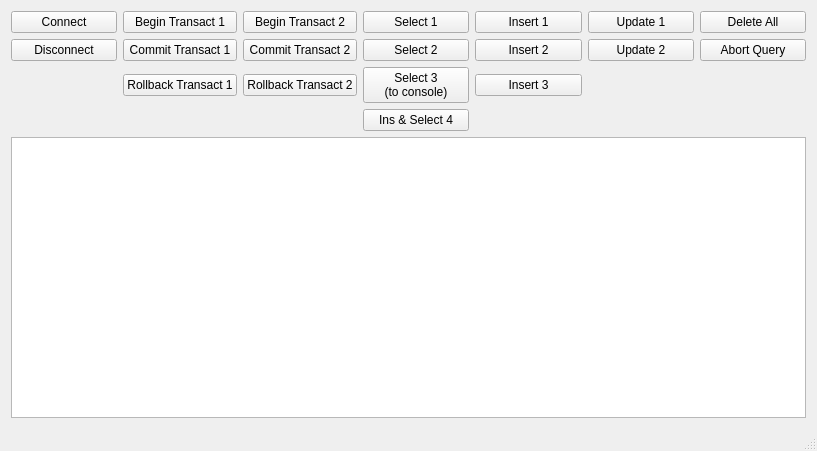
<?xml version="1.0" encoding="UTF-8"?>
<ui version="4.0">
 <class>MainWindow</class>
 <widget class="QMainWindow" name="MainWindow">
  <property name="geometry">
   <rect>
    <x>0</x>
    <y>0</y>
    <width>817</width>
    <height>451</height>
   </rect>
  </property>
  <property name="windowTitle">
   <string>Postgres Demo</string>
  </property>
  <widget class="QWidget" name="centralWidget">
   <layout class="QVBoxLayout" name="verticalLayout">
    <item>
     <layout class="QGridLayout" name="gridLayout">
      <item row="0" column="5">
       <widget class="QPushButton" name="btnUpdate1">
        <property name="text">
         <string>Update 1</string>
        </property>
       </widget>
      </item>
      <item row="1" column="1">
       <widget class="QPushButton" name="btnCommitTransact1">
        <property name="text">
         <string>Commit Transact 1</string>
        </property>
       </widget>
      </item>
      <item row="1" column="2">
       <widget class="QPushButton" name="btnCommitTransact2">
        <property name="text">
         <string>Commit Transact 2</string>
        </property>
       </widget>
      </item>
      <item row="0" column="1">
       <widget class="QPushButton" name="btnBeginTransact1">
        <property name="text">
         <string>Begin Transact 1</string>
        </property>
       </widget>
      </item>
      <item row="0" column="2">
       <widget class="QPushButton" name="btnBeginTransact2">
        <property name="text">
         <string>Begin Transact 2</string>
        </property>
       </widget>
      </item>
      <item row="0" column="0">
       <widget class="QPushButton" name="btnConnect">
        <property name="sizePolicy">
         <sizepolicy hsizetype="Preferred" vsizetype="Preferred">
          <horstretch>0</horstretch>
          <verstretch>0</verstretch>
         </sizepolicy>
        </property>
        <property name="text">
         <string>Connect</string>
        </property>
       </widget>
      </item>
      <item row="2" column="3">
       <widget class="QPushButton" name="btnSelect3">
        <property name="text">
         <string>Select 3
(to console)</string>
        </property>
       </widget>
      </item>
      <item row="0" column="4">
       <widget class="QPushButton" name="btnInsert1">
        <property name="text">
         <string>Insert 1</string>
        </property>
       </widget>
      </item>
      <item row="1" column="3">
       <widget class="QPushButton" name="btnSelect2">
        <property name="text">
         <string>Select 2</string>
        </property>
       </widget>
      </item>
      <item row="1" column="0">
       <widget class="QPushButton" name="btnDisconnect">
        <property name="sizePolicy">
         <sizepolicy hsizetype="Preferred" vsizetype="Preferred">
          <horstretch>0</horstretch>
          <verstretch>0</verstretch>
         </sizepolicy>
        </property>
        <property name="text">
         <string>Disconnect</string>
        </property>
       </widget>
      </item>
      <item row="1" column="6">
       <widget class="QPushButton" name="btnAbortQuery">
        <property name="text">
         <string>Abort Query</string>
        </property>
       </widget>
      </item>
      <item row="1" column="5">
       <widget class="QPushButton" name="btnUpdate2">
        <property name="text">
         <string>Update 2</string>
        </property>
       </widget>
      </item>
      <item row="1" column="4">
       <widget class="QPushButton" name="btnInsert2">
        <property name="text">
         <string>Insert 2</string>
        </property>
       </widget>
      </item>
      <item row="2" column="4">
       <widget class="QPushButton" name="btnInsert3">
        <property name="text">
         <string>Insert 3</string>
        </property>
       </widget>
      </item>
      <item row="0" column="6">
       <widget class="QPushButton" name="btnDeleteAll">
        <property name="text">
         <string>Delete All</string>
        </property>
       </widget>
      </item>
      <item row="2" column="1">
       <widget class="QPushButton" name="btnRollbackTransact1">
        <property name="text">
         <string>Rollback Transact 1</string>
        </property>
       </widget>
      </item>
      <item row="2" column="2">
       <widget class="QPushButton" name="btnRollbackTransact2">
        <property name="text">
         <string>Rollback Transact 2</string>
        </property>
       </widget>
      </item>
      <item row="0" column="3">
       <widget class="QPushButton" name="btnSelect1">
        <property name="text">
         <string>Select 1</string>
        </property>
       </widget>
      </item>
      <item row="3" column="3">
       <widget class="QPushButton" name="btnInsAndSelect4">
        <property name="text">
         <string>Ins &amp;&amp; Select 4</string>
        </property>
       </widget>
      </item>
     </layout>
    </item>
    <item>
     <widget class="QTableView" name="tableView">
      <property name="sizePolicy">
       <sizepolicy hsizetype="Expanding" vsizetype="Expanding">
        <horstretch>0</horstretch>
        <verstretch>0</verstretch>
       </sizepolicy>
      </property>
     </widget>
    </item>
   </layout>
  </widget>
  <widget class="QMenuBar" name="menuBar">
   <property name="geometry">
    <rect>
     <x>0</x>
     <y>0</y>
     <width>817</width>
     <height>23</height>
    </rect>
   </property>
  </widget>
  <widget class="QStatusBar" name="statusBar"/>
 </widget>
 <layoutdefault spacing="6" margin="11"/>
 <resources/>
 <connections/>
</ui>
